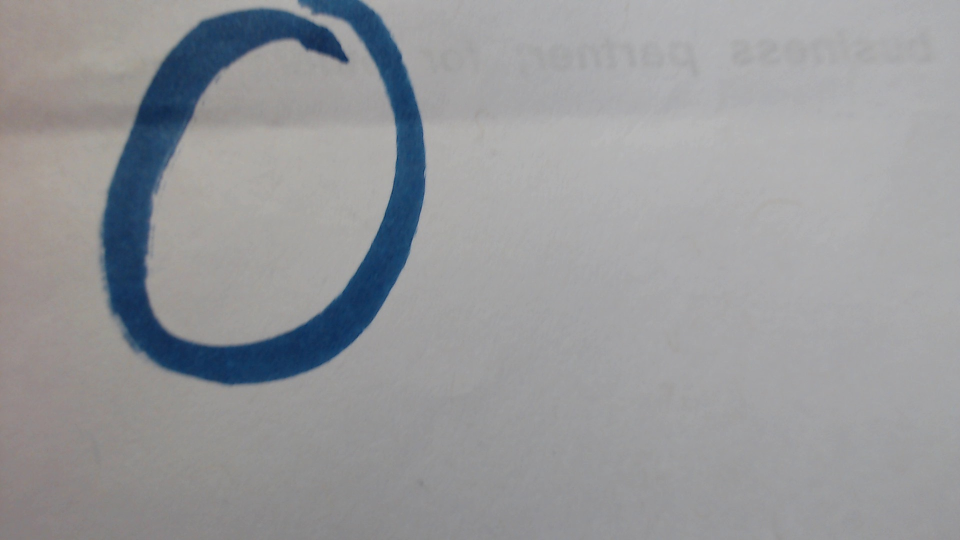
#> input picture nn_in_c/capture0.jpg, 1920 x 1080 px, given in place of the camera (shown at 1/2 size)
$ python preprocess.py   (older library calls are emulated)
#> lines starting #> are read from the running program, lines starting #| are printed output that depends on the picture; after the words box and inside, x2 and y2 are one past the last pixel; in counts of white or black regions, pixels touching at a corner belong together
# Author Bernie Yang, modified from 10601 sample code
import cv2
import numpy as np
import math
import os
import serial
import time

###############################
def crop_image(img,tol=1):
    # img is image data
    # tol  is tolerance
    # mask = img<tol
    mask = img>127
    return img[np.ix_(mask.any(1),mask.any(0))]

def recenter(cropped, s = 28):
    w, h = np.shape(cropped)
    ml = max(w, h)
    pad = ml//12
    l = ml + 2*pad
    l = math.ceil(l//28) *28
    final = np.zeros((l,l), dtype=np.int)
    final.fill(0)
    sw = (l-w)//2
    sh = (l-h)//2
    final[sw:sw+w,sh:sh+h] = cropped
    return final

def resize(input, s = 28):
    w, h = np.shape(input)
    assert(w == h)
    assert(w//s*s == w)
    final = np.zeros((s,s), dtype=np.int)

    d = w//s
    if d ==0: return final
    for r in range(s):
        for c in range(s):
            total = 0
            for dr in range(d):
                for dc in range(d):
                    total += input[r*d+dr,c*d+dc]

            total //= (d**2)
            final[r,c] = total
    return final

def getOnePic(cap):
    i = 1000
    while(True):
        ret, frame = cap.read()
        rgb = cv2.cvtColor(frame, cv2.COLOR_BGR2BGRA)
        i+=1
        # cv2.namedWindow("frame", cv2.WINDOW_NORMAL)
        # cv2.resizeWindow('frame', 600,600)

        cv2.imshow('frame', rgb)
        key = cv2.waitKey(100)
        # print(key)
        if key & 0xFF == ord('t'):
            out = cv2.imwrite('capture.jpg', frame)
            break
        if key & 0xFF == ord('q'):
            break


WIDTH = 1920//2
HEIGHT = 1080//2
cap = cv2.VideoCapture(1)
cv2.namedWindow("frame", cv2.WINDOW_NORMAL)
cv2.resizeWindow('frame', WIDTH,HEIGHT)

t = 0
sd = serial.Serial("/dev/tty.usbmodem1411",115200)

while t < 300:
    # took picture named "capture.jpg"
    time.sleep(1)
    ret, frame = cap.read()
#> frame is the input picture: shape (1080, 1920, 3); mean B, G, R 154.8, 152.2, 151
    # cv2.imwrite('capturelala%d.jpg'%t, frame)
    # getOnePic(cap)

    # preprocess image
    # img = cv2.imread("capture.jpg", 0);
    img = cv2.cvtColor(frame, cv2.COLOR_BGR2GRAY)
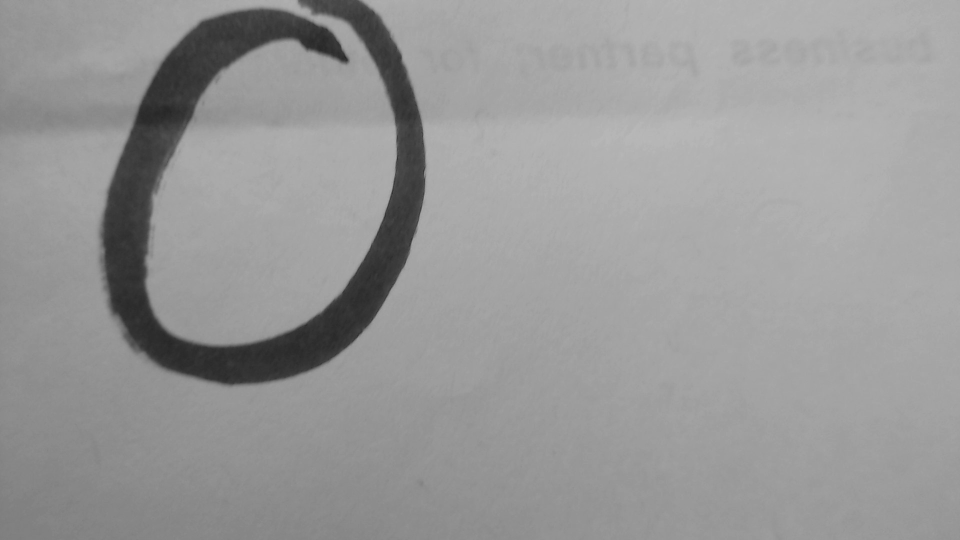
#> img: shape (1080, 1920) (shown at 1/2 size); min 35, max 185, mean 152.1
    # print(type(img))
    # print(np.shape(img))
    # print(img2)


    ret,thresh = cv2.threshold(img,127,255,cv2.ADAPTIVE_THRESH_GAUSSIAN_C)
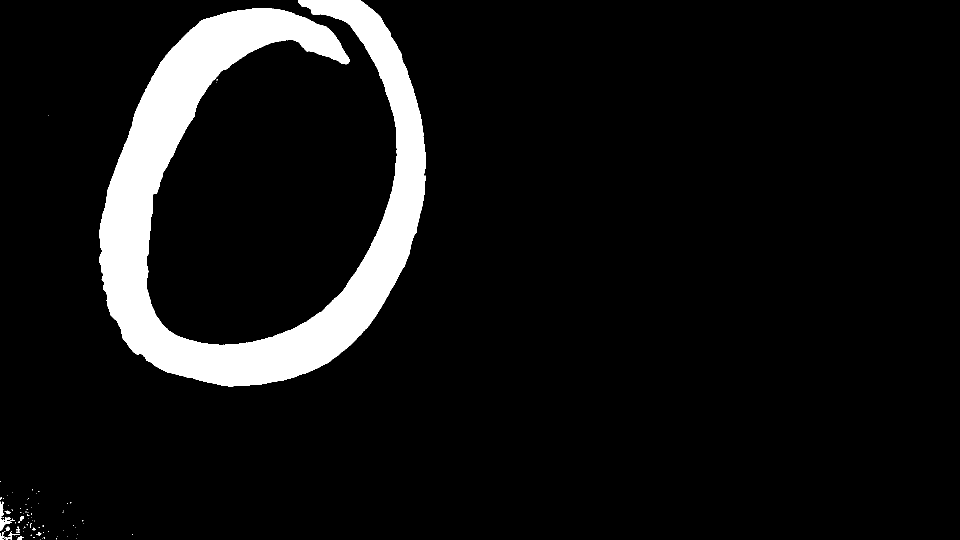
#> thresh: shape (1080, 1920) (shown at 1/2 size); 8% white; 79 white regions (68 under 20 px), largest, box (x1, y1, x2, y2) and area: (198, 0, 852, 774) 164857, (0, 1003, 30, 1061) 466, (0, 1063, 24, 1080) 151
    cropped = crop_image(thresh)
#> in crop_image, `return img[np.ix_(mask.any(1),mask.any(0))]`:
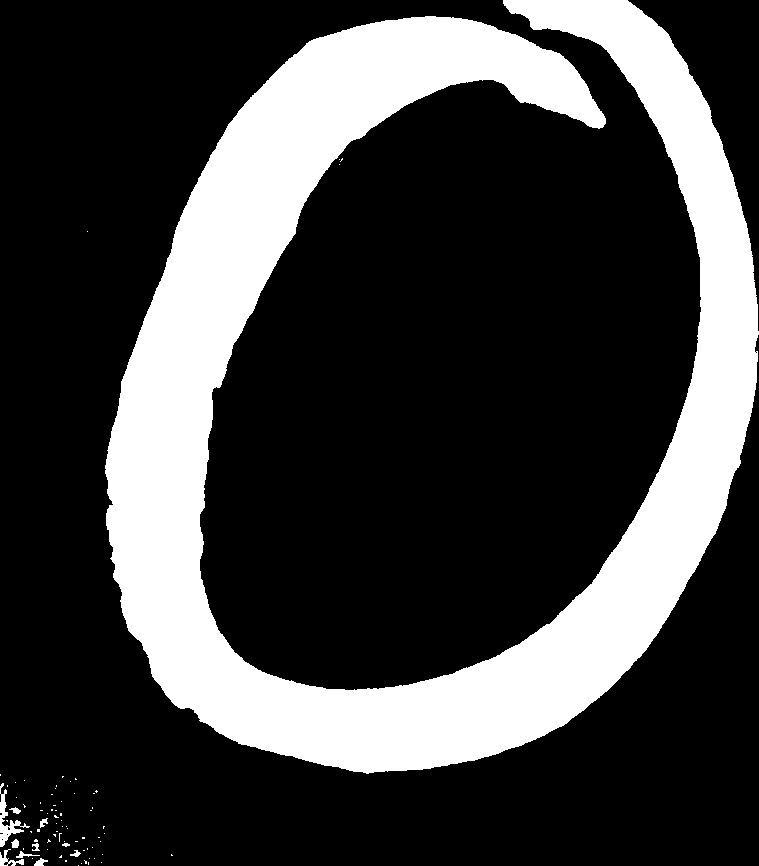
#> returned value: shape (866, 759); 25.3% white; 78 white regions (67 under 20 px), largest, box (x1, y1, x2, y2) and area: (105, 0, 759, 774) 164857, (0, 783, 30, 847) 480, (0, 849, 24, 866) 151
    result = recenter(cropped)
#> in recenter, `final.fill(0)`: final: shape (1008, 1008) int64; every value is 0
#> in recenter, `final[sw:sw+w,sh:sh+h] = cropped`:
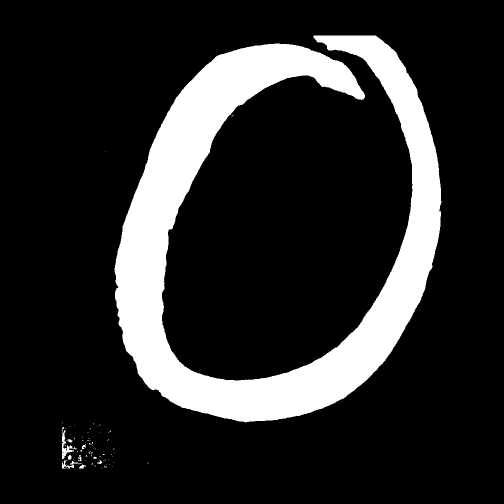
#> final: shape (1008, 1008) int64 (shown at 1/2 size); 16.3% white; 78 white regions (67 under 20 px), largest, box (x1, y1, x2, y2) and area: (229, 71, 883, 845) 164857, (124, 854, 154, 918) 480, (124, 920, 148, 937) 151
    resized_image = resize(result)
#> after the loop in resize, `for r in range(s):`:
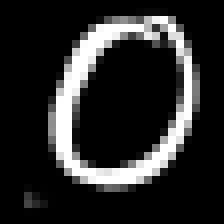
#> final: shape (28, 28) int64 (shown 8 times larger); min 0, max 255, mean 41.6

    byte_array = np.ndarray.flatten(resized_image)
#> byte_array = 784 values, max 255 at index 97, min 0 at index 0, mean 41.57
    byte_array = byte_array[::-1]
#> byte_array = 784 values, max 255 at index 151, min 0 at index 0, mean 41.57

    cv2.imwrite('testing%d.jpg'%(t%10), np.reshape(byte_array, (28, 28)))
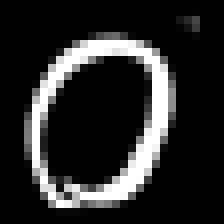
#> saved as testing0.jpg: shape (28, 28) (shown 8 times larger); min 0, max 255, mean 41.6

    # write to os
    resultstr = " ".join(["%03d"%x for x in byte_array])+" "

    # [16 lines of commented-out code are left out]


    sd.write(bytearray(resultstr, 'utf-8'))
    print("finished sending")

    received = False
    while True:
        if received:
            break
        if sd.in_waiting:
            print(sd.in_waiting)
            result = sd.readline().decode("utf-8").strip()
            print("yo: %s"%result)

            received = True
#> this loop made 2 passes
#| yo: <module 'serial.Serial_.readline_.decode_.strip_' from None>
        # t+=1

    if result.startwith("inf_kernel()"):
#> (the run stopped early here; a loop or call above may not have finished)

$ run again, on nn_in_c/capture1.jpg
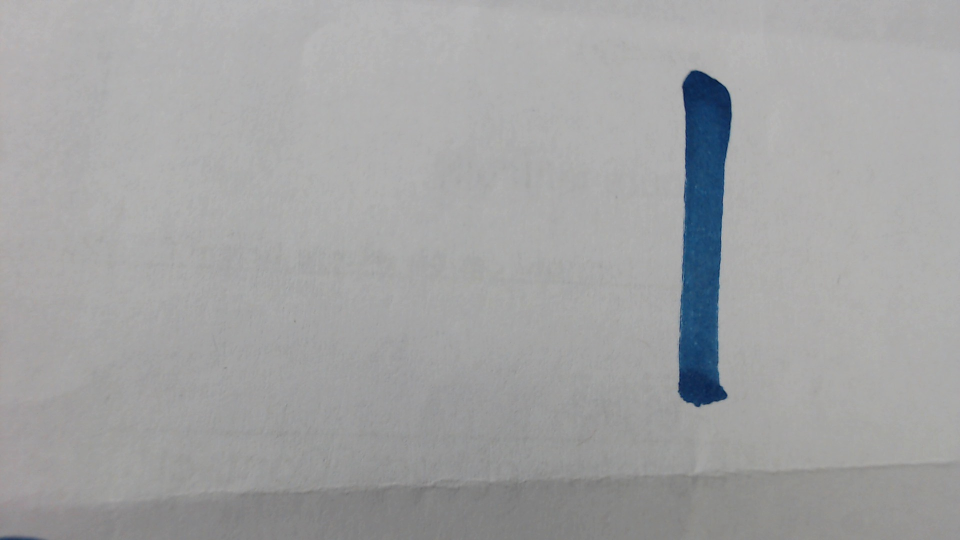
#> input picture nn_in_c/capture1.jpg, 1920 x 1080 px, given in place of the camera (shown at 1/2 size)
#> frame is the input picture: shape (1080, 1920, 3); mean B, G, R 163.6, 162.9, 162.1
#> `ret,thresh = cv2.threshold(img,127,255,cv2.ADAPTIVE_THRESH_GAUSSIAN_C)`:
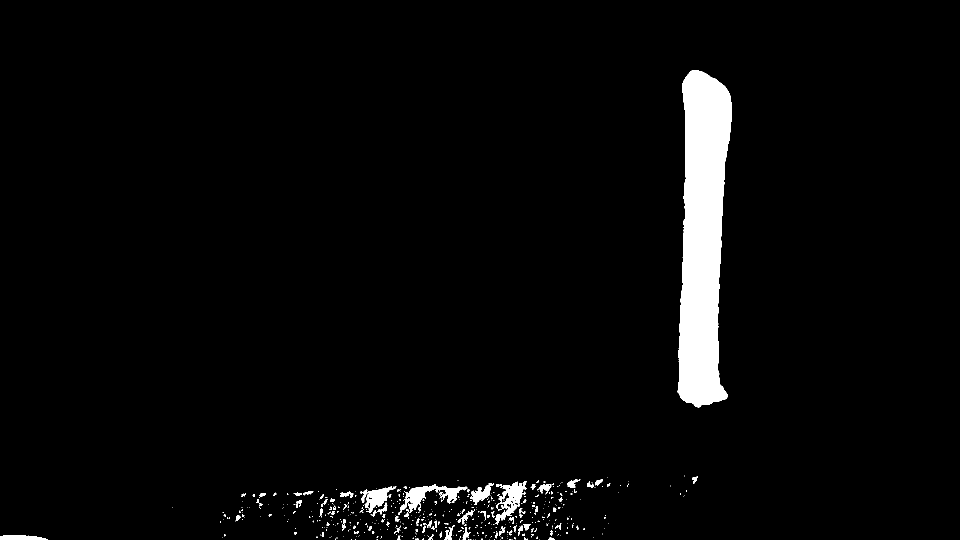
#> thresh: shape (1080, 1920) (shown at 1/2 size); 3.2% white; 492 white regions (402 under 20 px), largest, box (x1, y1, x2, y2) and area: (1355, 140, 1464, 815) 53054, (796, 968, 935, 1030) 2459, (990, 962, 1054, 1050) 2117
#> `byte_array = np.ndarray.flatten(resized_image)`: byte_array = 784 values, max 255 at index 136, min 0 at index 0, mean 15.93
#> `byte_array = byte_array[::-1]`: byte_array = 784 values, max 255 at index 199, min 0 at index 0, mean 15.93
#> `cv2.imwrite('testing%d.jpg'%(t%10), np.reshape(byte_array, (28, 28)))`:
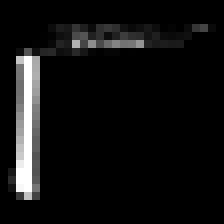
#> saved as testing0.jpg: shape (28, 28) (shown 8 times larger); min 0, max 255, mean 15.9
#> the loop `while True:` made 2 passes
#| yo: <module 'serial.Serial_.readline_.decode_.strip_' from None>

$ run again, on nn_in_c/capture2.jpg
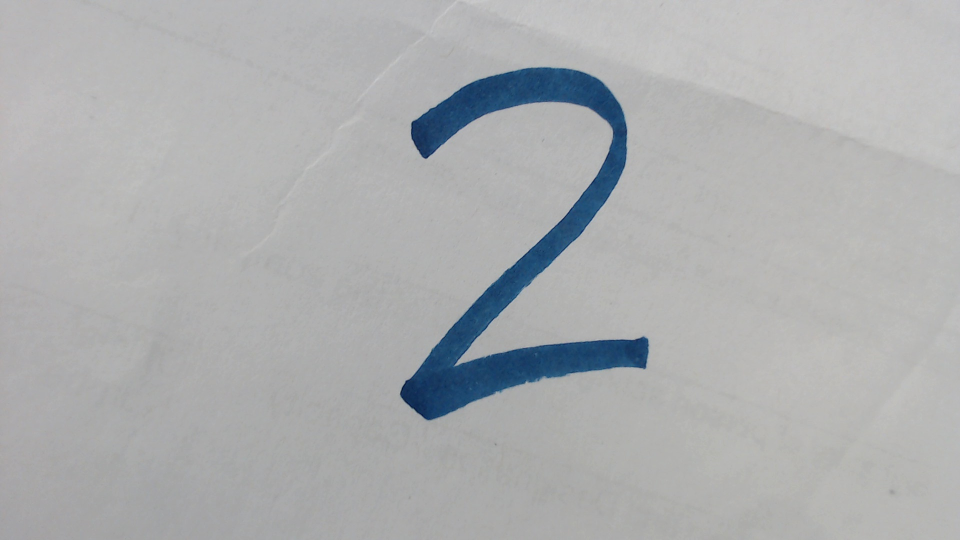
#> input picture nn_in_c/capture2.jpg, 1920 x 1080 px, given in place of the camera (shown at 1/2 size)
#> frame is the input picture: shape (1080, 1920, 3); mean B, G, R 175.5, 174.2, 172.3
#> `ret,thresh = cv2.threshold(img,127,255,cv2.ADAPTIVE_THRESH_GAUSSIAN_C)`:
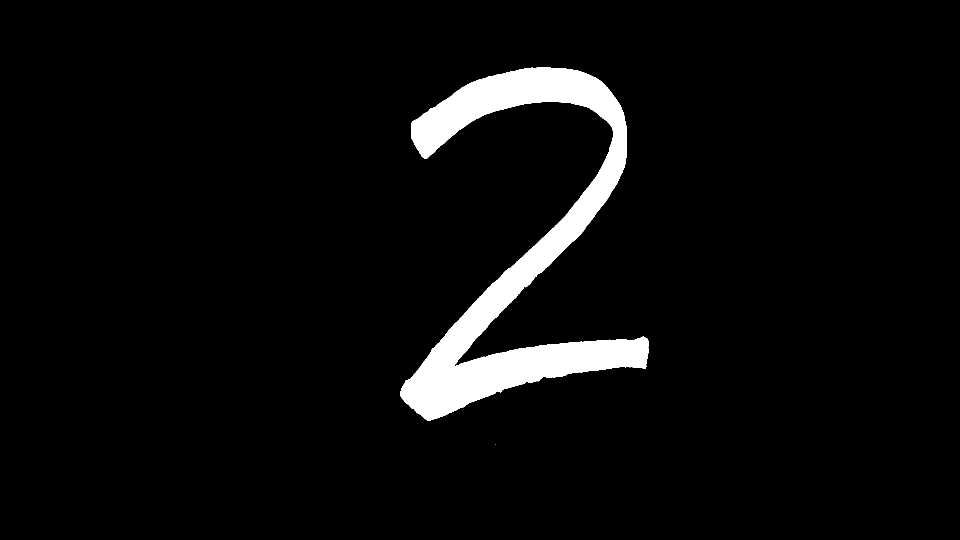
#> thresh: shape (1080, 1920) (shown at 1/2 size); 4.6% white; 2 white regions (1 under 20 px), largest, box (x1, y1, x2, y2) and area: (800, 135, 1298, 841) 95452
#> `byte_array = np.ndarray.flatten(resized_image)`: byte_array = 784 values, max 255 at index 70, min 0 at index 0, mean 36.83
#> `byte_array = byte_array[::-1]`: byte_array = 784 values, max 255 at index 102, min 0 at index 0, mean 36.83
#> `cv2.imwrite('testing%d.jpg'%(t%10), np.reshape(byte_array, (28, 28)))`:
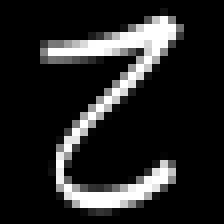
#> saved as testing0.jpg: shape (28, 28) (shown 8 times larger); min 0, max 255, mean 36.8
#> the loop `while True:` made 2 passes
#| yo: <module 'serial.Serial_.readline_.decode_.strip_' from None>

$ run again, on nn_in_c/capture3.jpg
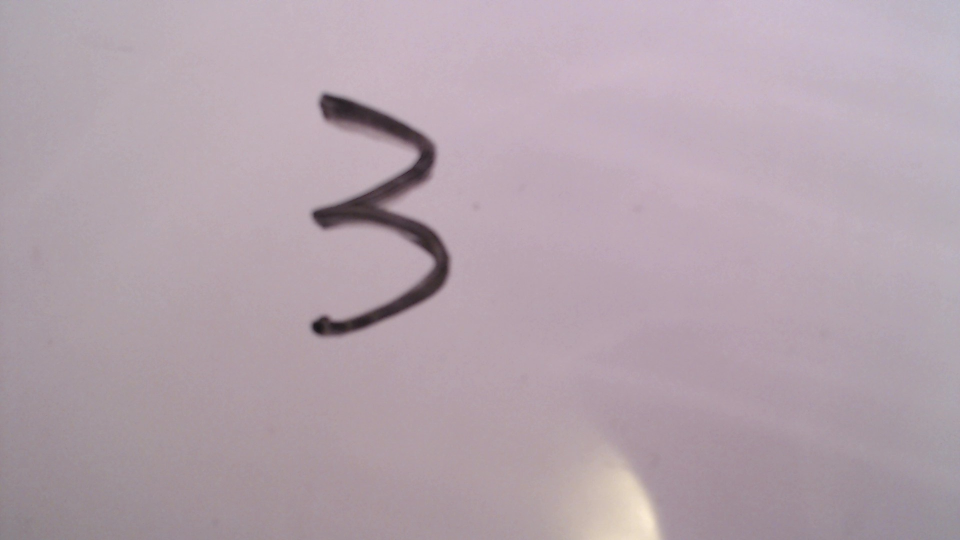
#> input picture nn_in_c/capture3.jpg, 1920 x 1080 px, given in place of the camera (shown at 1/2 size)
#> frame is the input picture: shape (1080, 1920, 3); mean B, G, R 172.6, 162.9, 179.1
#> `ret,thresh = cv2.threshold(img,127,255,cv2.ADAPTIVE_THRESH_GAUSSIAN_C)`:
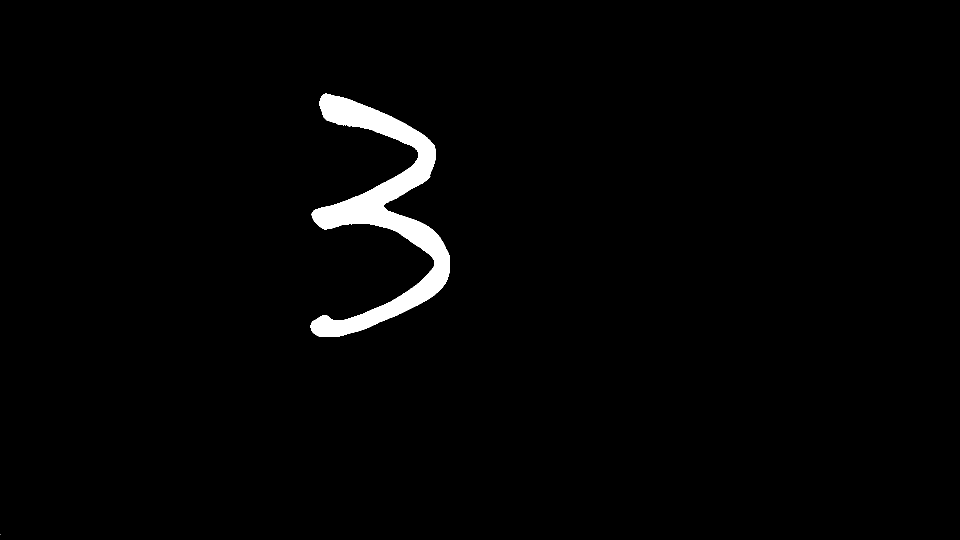
#> thresh: shape (1080, 1920) (shown at 1/2 size); 1.9% white; 2 white regions (1 under 20 px), largest, box (x1, y1, x2, y2) and area: (621, 187, 900, 674) 38887
#> `byte_array = np.ndarray.flatten(resized_image)`: byte_array = 784 values, max 255 at index 93, min 0 at index 0, mean 31.54
#> `byte_array = byte_array[::-1]`: byte_array = 784 values, max 255 at index 74, min 0 at index 0, mean 31.54
#> `cv2.imwrite('testing%d.jpg'%(t%10), np.reshape(byte_array, (28, 28)))`:
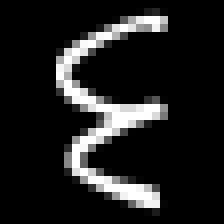
#> saved as testing0.jpg: shape (28, 28) (shown 8 times larger); min 0, max 255, mean 31.5
#> the loop `while True:` made 2 passes
#| yo: <module 'serial.Serial_.readline_.decode_.strip_' from None>
